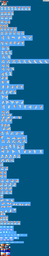
#> input picture scripts/sf_src/ryu_sheet.png, 49 x 256 px, shrunk from 1162 x 6082 before the run
$ python dekey_checker.py sf_src/ryu_sheet.png out.png
#> lines starting #> are read from the running program, lines starting #| are printed output that depends on the picture
#!/usr/bin/env python3
"""Remove um fundo xadrez "de mentira" (JPEG sem alpha) e salva PNG transparente.

O xadrez de transparência falsa é feito de dois cinzas CLAROS e quase-neutros.
Removemos por flood-fill a partir das bordas os pixels claros+neutros (o fundo),
sem furar o Goku (pele/cabelo/rabo têm cor). Depois erodimos a franja clara que
a compressão JPEG deixa na borda. Corta no bounding box do que sobrou.

Uso: python scripts/dekey_checker.py <entrada.jpg> <saida.png>
"""
import sys
from collections import deque

from PIL import Image

BRIGHT = 165     # claro
NEUTRAL = 46     # (max-min) pequeno = quase cinza/branco
HALO_PASSES = 2


def is_bg(px):
    r, g, b = px[0], px[1], px[2]
    mx = max(r, g, b)
    mn = min(r, g, b)
    return mx >= BRIGHT and (mx - mn) <= NEUTRAL


def main():
    if len(sys.argv) < 3:
        print("uso: python scripts/dekey_checker.py <entrada> <saida.png>",
              file=sys.stderr)
        return 1
    im = Image.open(sys.argv[1]).convert("RGBA")
#> im is the input picture: PIL image 49x256 RGBA; mean R, G, B, A 40.7, 114.1, 159.9, 255
    w, h = im.size
#> w = 49; h = 256
    px = im.load()
    # Remoção GLOBAL: o xadrez é claro+neutro e o Goku (pele/cabelo/rabo) tem
    # cor, então dá pra tirar todo pixel de fundo — inclusive bolsões fechados
    # (ex.: dentro da curva do rabo) que o flood-fill de borda não alcança.
    for y in range(h):
        for x in range(w):
            if px[x, y][3] and is_bg(px[x, y]):
                r, g, b, _ = px[x, y]
                px[x, y] = (r, g, b, 0)

    # erode: pixel claro+neutro OPACO encostando em transparente vira transparente
    for _ in range(HALO_PASSES):
        rem = []
        for y in range(h):
            for x in range(w):
                if px[x, y][3] == 0 or not is_bg(px[x, y]):
                    continue
                for dx, dy in ((1, 0), (-1, 0), (0, 1), (0, -1)):
                    nx, ny = x + dx, y + dy
                    if 0 <= nx < w and 0 <= ny < h and px[nx, ny][3] == 0:
                        rem.append((x, y))
                        break
        for x, y in rem:
            r, g, b, _ = px[x, y]
            px[x, y] = (r, g, b, 0)

    bb = im.getbbox()
    if bb:
        im = im.crop(bb)
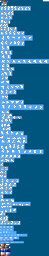
#> im: PIL image 49x256 RGBA; mean R, G, B, A 40.7, 114.1, 159.9, 242.3; transparent parts drawn white
    im.save(sys.argv[2])
    print("salvo %s (%dx%d)" % (sys.argv[2], im.width, im.height))
#| salvo out.png (49x256)
    return 0


if __name__ == "__main__":
    sys.exit(main())
#> (the program exits here)
